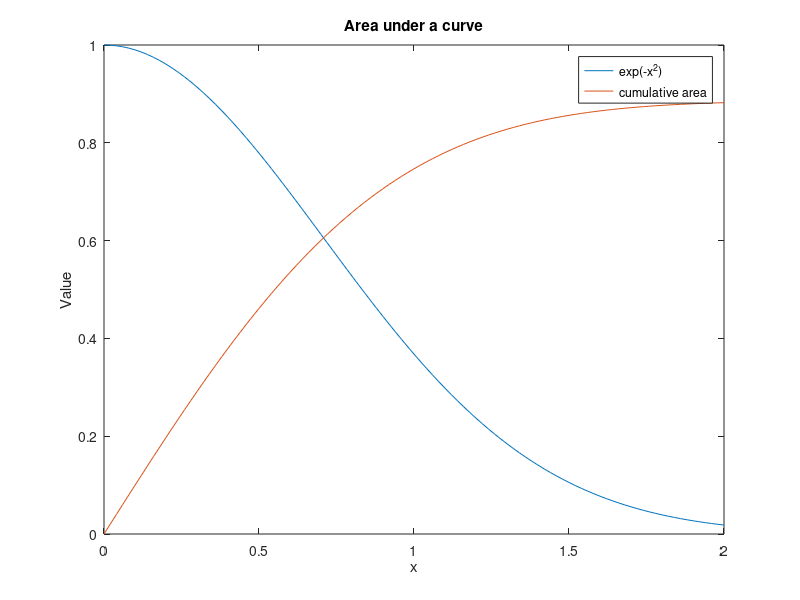

Write the MATLAB code that produced this figure.
% Area under exp(-x^2) on [0, 2]: adaptive quadrature against the trapezoid rule
f = @(x) exp(-x.^2);
exact = sqrt(pi)/2 * erf(2);

q = integral(f, 0, 2);
x = 0:0.02:2;
area = trapz(x, f(x));

fprintf('integral: error %.1e\n', abs(q - exact));
fprintf('trapz, %d points: error %.1e\n', numel(x), abs(area - exact));

plot(x, f(x));
hold on;
plot(x, cumtrapz(x, f(x)));
legend('exp(-x^2)', 'cumulative area');
title('Area under a curve');
xlabel('x');
ylabel('Value');
